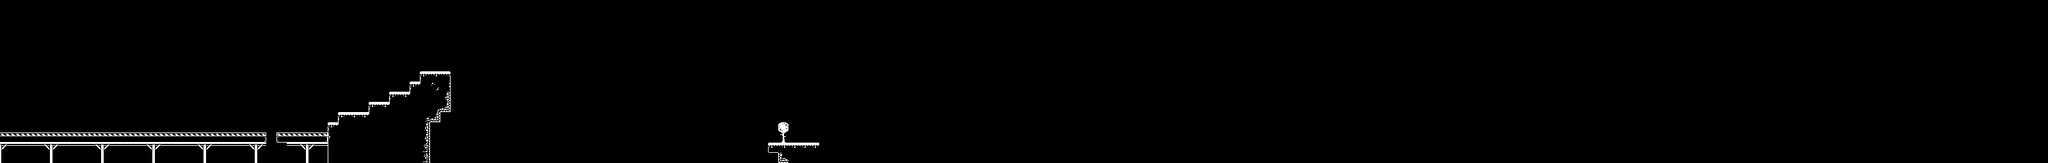

Tiled map render using the project's own tile images. Description and the map definition, with tile-layer contents summarised, below:
An orthogonal 200x16 tile map with 16x16 px tiles, 3 tile layers (decorations, tiles, jumptru), 1 hidden layer not drawn.

<map version="1.5" tiledversion="1.6.0" orientation="orthogonal" renderorder="right-down" width="200" height="16" tilewidth="16" tileheight="16" infinite="0" nextlayerid="6" nextobjectid="1">
 <tileset firstgid="1" name="monochrome_tilemap_transparent_packed" tilewidth="16" tileheight="16" tilecount="400" columns="20">
  <image source="tileset.png" width="320" height="320" />
 </tileset>
 <layer id="1" name="Tile Layer 1" width="200" height="16" visible="0" locked="1" tintcolor="#0a0a0a">
  <data>[3200 cells, 3200 non-empty, 1 distinct tile ids]</data>
 </layer>
 <layer id="2" name="decorations" width="200" height="16" tintcolor="#ffaaff">
  <data>[3200 cells, 45 non-empty, 7 distinct tile ids]</data>
 </layer>
 <layer id="4" name="tiles" width="200" height="16" tintcolor="#55ff7f">
  <data>[3200 cells, 112 non-empty, 20 distinct tile ids]</data>
 </layer>
 <layer id="5" name="jumptru" width="200" height="16" tintcolor="#aa55ff">
  <data>[3200 cells, 0 non-empty, 0 distinct tile ids]</data>
 </layer>
</map>
